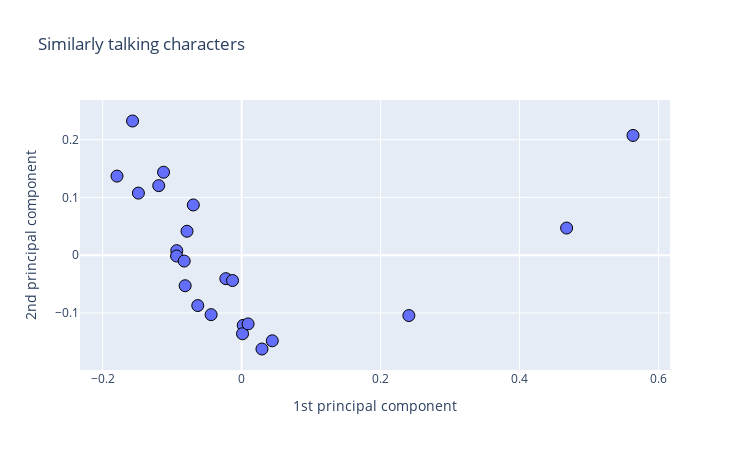

Write notebook code for a chart like this one.
### Code cell
plot_character_vectors()

### Figure 1 — Plotly figure (JSON) as saved in the notebook; plotly's stock layout.template omitted (floating-point values rounded to 4 significant figures)
{"data": [{"customdata": [["Andy"], ["Angela"], ["Creed"], ["Darryl"], ["David Wallace"], ["Dwight"], ["Erin"], ["Gabe"], ["Holly"], ["Jan"], ["Jim"], ["Kelly"], ["Kevin"], ["Meredith"], ["Michael"], ["Nellie Bertram"], ["Oscar"], ["Pam"], ["Phyllis"], ["Robert California"], ["Ryan"], ["Stanley"], ["Toby"]], "hovertemplate": "1st principal component=%{x}<br>2nd principal component=%{y}<br>Speaker=%{customdata[0]}<extra></extra>", "legendgroup": "", "marker": {"color": "#636efa", "line": {"color": "black", "width": 1}, "opacity": 1, "size": 12, "symbol": "circle"}, "mode": "markers", "name": "", "orientation": "v", "showlegend": false, "type": "scatter", "x": [-0.09333, -0.1485, -0.02271, -0.0936, 0.5633, -0.157, -0.08124, -0.07857, 0.2407, 0.4677, 0.002328, -0.06309, -0.1793, -0.0826, -0.1193, -0.1123, -0.01309, 0.001317, -0.04388, -0.06953, 0.02927, 0.04414, 0.009332], "xaxis": "x", "y": [0.007842, 0.1074, -0.04065, -0.001438, 0.2072, 0.2322, -0.05286, 0.04141, -0.1045, 0.04695, -0.1214, -0.08721, 0.1368, -0.0102, 0.1203, 0.1435, -0.04387, -0.136, -0.1029, 0.0869, -0.1624, -0.1482, -0.1189], "yaxis": "y"}], "layout": {"height": 450, "legend": {"tracegroupgap": 0}, "showlegend": false, "title": {"text": "Similarly talking characters"}, "width": 750, "xaxis": {"anchor": "y", "domain": [0, 1], "title": {"text": "1st principal component"}}, "yaxis": {"anchor": "x", "domain": [0, 1], "title": {"text": "2nd principal component"}}}}
